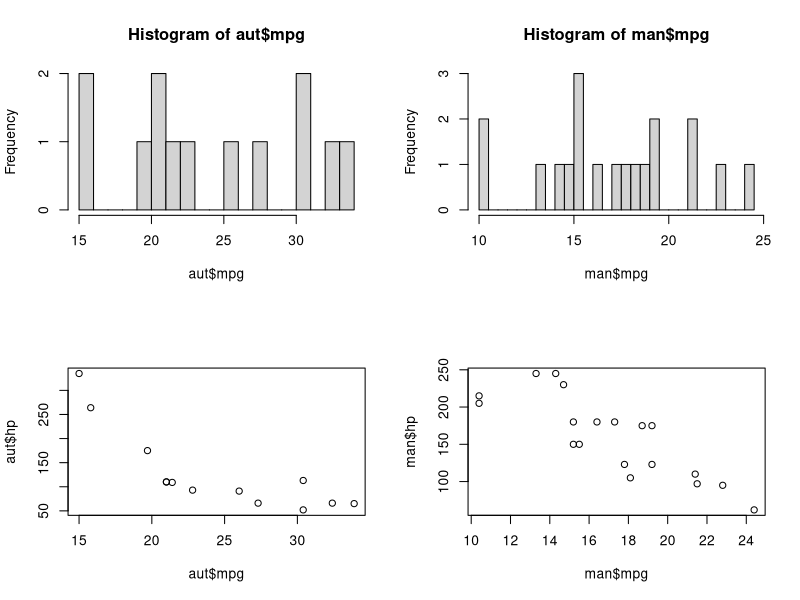

Generate this figure with R:
#course project

library(knitr)
data(mtcars)

aut<-subset(mtcars,mtcars$am==1)
man<-subset(mtcars,mtcars$am==0)

par(mfrow=c(2,2))

hist(aut$mpg,breaks=20)
hist(man$mpg,breaks=20)

plot(aut$mpg,aut$hp)
plot(man$mpg,man$hp)
